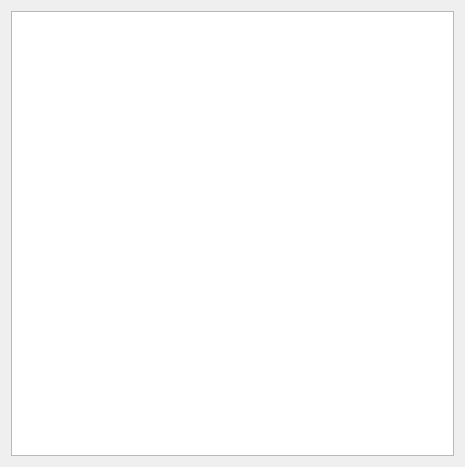
<?xml version="1.0" encoding="UTF-8"?>
<ui version="4.0">
 <class>FormElementInformation</class>
 <widget class="QWidget" name="FormElementInformation">
  <property name="geometry">
   <rect>
    <x>0</x>
    <y>0</y>
    <width>465</width>
    <height>467</height>
   </rect>
  </property>
  <property name="windowTitle">
   <string>Form</string>
  </property>
  <layout class="QVBoxLayout" name="verticalLayout_2">
   <item>
    <layout class="QVBoxLayout" name="verticalLayout">
     <item>
      <widget class="QTableView" name="tableView"/>
     </item>
    </layout>
   </item>
  </layout>
 </widget>
 <resources/>
 <connections/>
</ui>
